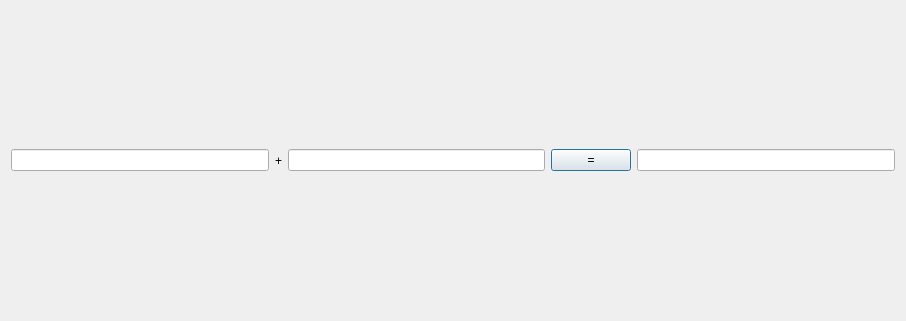
<?xml version="1.0" encoding="UTF-8"?>
<ui version="4.0">
 <class>CalculatorDialog</class>
 <widget class="QDialog" name="CalculatorDialog">
  <property name="geometry">
   <rect>
    <x>0</x>
    <y>0</y>
    <width>906</width>
    <height>321</height>
   </rect>
  </property>
  <property name="windowTitle">
   <string>CalculatorDialog</string>
  </property>
  <layout class="QHBoxLayout" name="horizontalLayout">
   <item>
    <widget class="QLineEdit" name="lineEdit"/>
   </item>
   <item>
    <widget class="QLabel" name="label">
     <property name="text">
      <string>+</string>
     </property>
    </widget>
   </item>
   <item>
    <widget class="QLineEdit" name="lineEdit_2"/>
   </item>
   <item>
    <widget class="QPushButton" name="pushButton">
     <property name="text">
      <string>=</string>
     </property>
    </widget>
   </item>
   <item>
    <widget class="QLineEdit" name="lineEdit_3"/>
   </item>
  </layout>
 </widget>
 <resources/>
 <connections/>
</ui>
